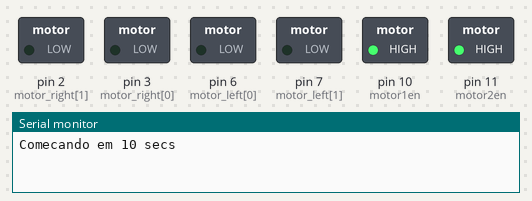
Bench run of a sketch on a simulated Arduino Uno, built with avr-gcc and run on an emulated ATmega328P. On the bench: switched loads named in the sketch (green lamp = pin HIGH), the last lines printed to the serial monitor.

Above: at 10.0 s.
At 20.6 s:
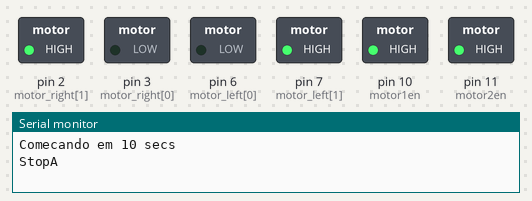
At 25.4 s:
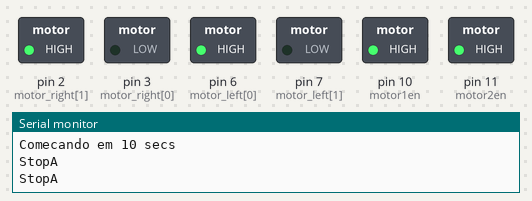
At 27.8 s:
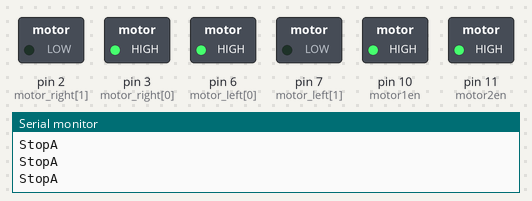
At 41.9 s:
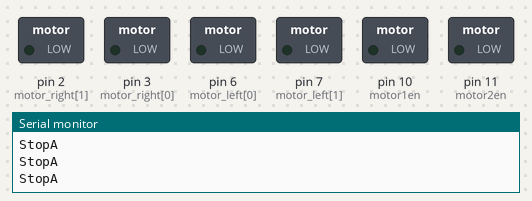
Timing chart, 0 to 43.4 s (numbered marks = the images above):
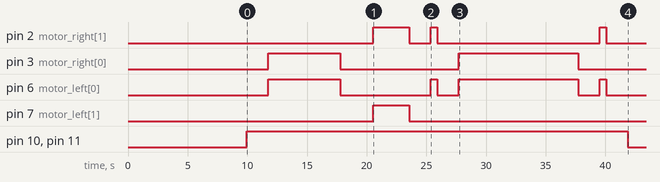

Measured:
- by itself, pin 2 (motor_right[1]): goes HIGH 3.0 s, LOW 1.8 s, HIGH 0.56 s, LOW 13.6 s, HIGH 0.56 s, then LOW
- by itself, pin 3 (motor_right[0]): LOW → HIGH at 11.8 s, → LOW 6.0 s later, → HIGH 10.0 s later, → LOW 10.0 s later
- by itself, pin 6 (motor_left[0]): LOW → HIGH at 11.8 s, → LOW 6.0 s later, → HIGH 7.6 s later, → LOW 0.56 s later, … (8 changes in this stretch)
- by itself, pin 7 (motor_left[1]): LOW → HIGH at 20.6 s, → LOW 3.0 s later
- by itself, pin 10 (motor1en), pin 11 (motor2en): HIGH → LOW at 41.9 s

The sketch:

_2motores_OK.ino
```cpp
/*
  const int motor1Pin = 6;    // H-bridge leg 1 (pin 2, 1A)
  const int motor2Pin = 7;    // H-bridge leg 2 (pin 7, 2A)
  const int enablePin = 10;    // H-bridge enable pin

  const int motor3Pin = 2;    // H-bridge leg 1 (pin 2, 1A)
  const int motor4Pin = 3;    // H-bridge leg 2 (pin 7, 2A)
  const int enable2Pin = 11;    // H-bridge enable pin
  */


int motor_left[]  = {6,7};
int motor_right[] = {3,2};
int motor1en      = 10;
int motor2en      = 11;
int contador;


  const int ledPin = 13;      // LED

  void setup() {
    // set all the other pins you're using as outputs:
    Serial.begin(115200);

    pinMode(motor1en,OUTPUT);
    pinMode(motor2en,OUTPUT);
    for(int i = 0; i < 2; i++){
      pinMode(motor_left[i], OUTPUT);
      pinMode(motor_right[i], OUTPUT);
    }

    Serial.println("Comecando em 10 secs");


    // blink the LED 3 times. This should happen only once.
    // if you see the LED blink three times, it means that the module
    // reset itself,. probably because the motor caused a brownout
    // or a short.
    blink(ledPin, 7, 1000);
    blink(ledPin, 7,  425);
    liga();
  }


  void loop() {

    blink(ledPin,2, 900);
    drive_forward();
    delay(4000);
    blink(ledPin,2, 1000);
    motor_stop();

    delay(1000);
    blink(ledPin,2, 900);
    drive_backward();

    delay(3000);motor_stop();
    blink(ledPin,2, 900);
    turn_left();

    delay(560);motor_stop();
    blink(ledPin,2, 900);
    drive_forward();

    delay(10000);motor_stop();
    blink(ledPin,2, 900);
    turn_left();

    delay(560);motor_stop();
    blink(ledPin,2, 900);

    motor_stop();


    /*
    drive_forward();
    delay(1000);
    turn_left();
    delay(560);
    motor_stop();
    blink(ledPin, 5, 100);
    turn_right();
    delay(560);
    motor_stop();    */


    desliga();
    delay(20000);


    /*contador = 1;
    while(contador < 3) {
      blink(ledPin, 3, 100);
      delay(1000); drive_forward();
      delay(1000); turn_left();
      delay(1000); drive_forward();
      delay(1000); turn_right();
      delay(1000); drive_forward();
      delay(1000); turn_right();
      delay(1000); drive_forward();
      delay(1000); turn_right();
      delay(1000); drive_forward();
      delay(1000); turn_left();
      delay(1000); motor_stop();
      delay(1000); drive_backward();
      delay(5000);
      blink(ledPin, 5, 400);
      contador++;
    } */
  }

  /*
    blinks an LED
   */
  void blink(int whatPin, int howManyTimes, int milliSecs) {
    int i = 0;
    for ( i = 0; i < howManyTimes; i++) {
      digitalWrite(whatPin, HIGH);
      delay(milliSecs/2);
      digitalWrite(whatPin, LOW);
      delay(milliSecs/2);
    }
  }

void liga(void) {
  digitalWrite(motor1en, HIGH);
  digitalWrite(motor2en, HIGH);
}
void desliga(void) {
  digitalWrite(motor1en, LOW);
  digitalWrite(motor2en, LOW);
}

// Funcoes do Motor
// ————————————————————————— Drive
void motor_stop(){
  Serial.println("StopA");
  digitalWrite(motor_left[0], HIGH);
  digitalWrite(motor_left[1], HIGH);
  digitalWrite(motor_right[0], HIGH);
  digitalWrite(motor_right[1], HIGH);

  digitalWrite(motor_left[0], LOW);
  digitalWrite(motor_left[1], LOW);
  digitalWrite(motor_right[0], LOW);
  digitalWrite(motor_right[1], LOW);

}
void drive_forward(){
  digitalWrite(motor_left[0], HIGH);
  digitalWrite(motor_left[1], LOW);
  digitalWrite(motor_right[0], HIGH);
  digitalWrite(motor_right[1], LOW);
}
void drive_backward(){
  digitalWrite(motor_left[0], LOW);
  digitalWrite(motor_left[1], HIGH);
  digitalWrite(motor_right[0], LOW);
  digitalWrite(motor_right[1], HIGH);
}

void  turn_right(){
  digitalWrite(motor_left[0], LOW);
  digitalWrite(motor_left[1], HIGH);
  digitalWrite(motor_right[0], HIGH);
  digitalWrite(motor_right[1], LOW);
}
void turn_left(){
  digitalWrite(motor_left[0], HIGH);
  digitalWrite(motor_left[1], LOW);
  digitalWrite(motor_right[0], LOW);
  digitalWrite(motor_right[1], HIGH);
};
```
